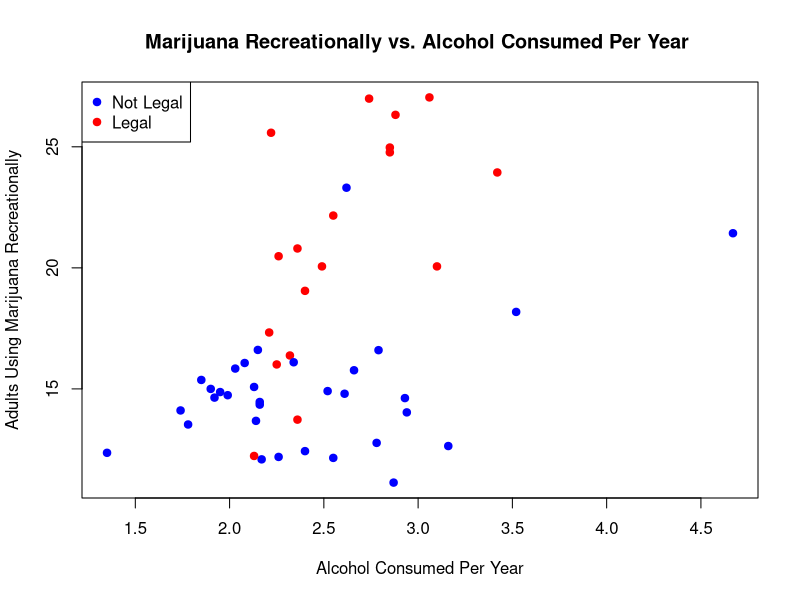

R code for this plot:
## ---- chunk 1
marijuana <- read.csv("marijuana.csv")
marijuana
## ---- chunk 2
colors = c("blue", "red")

plot(marijuana$alcohol, marijuana$marijuana, 
     main="Marijuana Recreationally vs. Alcohol Consumed Per Year ", 
     xlab="Alcohol Consumed Per Year", 
     ylab="Adults Using Marijuana Recreationally", 
     pch=19, 
     col = colors[factor(marijuana$recreational)])
legend("topleft", 
       legend = c("Not Legal", "Legal"), 
       pch = 19, 
       col = colors)

## ---- chunk 3
marijuana$legal = ifelse(marijuana$recreational == "No", 0, 1)
table <- table(marijuana$legal)
print(table)

## ---- chunk 4
full_model <- lm(marijuana ~ alcohol + legal + alcohol*legal, data = marijuana)
reduced_model <- lm(marijuana ~ alcohol, data = marijuana)

anova(full_model)
anova(reduced_model)

## ---- chunk 5
full_model <- lm(marijuana ~ alcohol + legal + alcohol*legal, data = marijuana)
reduced_model <- lm(marijuana ~ alcohol + legal, data = marijuana)

anova(full_model)
anova(reduced_model)
## ---- chunk 6
model <- lm(marijuana ~ alcohol + legal + alcohol*legal, data = marijuana)
summary(model)
